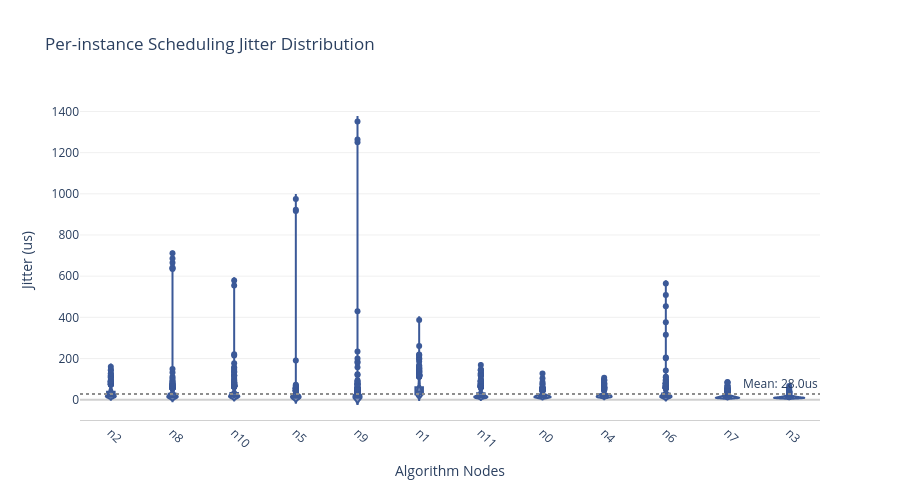

Write notebook code for a chart like this one.
### Markdown cell above
## 4. 调度抖动小提琴图 (Interactive Jitter)
说明：展示 extra_overhead 的分布，点位展示了异常值的分布

### Code cell
def draw_px_jitter_violin(df_jobs):
    # 限制分析，只看算法相关的调度抖动
    fig = px.violin(
        df_jobs,
        x="algo",
        y="instance_jitter",
        color="algo",
        box=True,
        points="outliers", # 仅显示离群点，防止点太多卡顿
        color_discrete_sequence=[SCI_PALETTE["Active"]],
        title="Per-instance Scheduling Jitter Distribution",
        labels={"instance_jitter": "Instance Overhead (us)", "algo": "Algorithm"}
    )

    fig.update_layout(
        plot_bgcolor='white',
        yaxis=dict(
            gridcolor='#F0F0F0',
            title="Jitter (us)",
            zerolinecolor='#D0D0D0'
        ),
        xaxis=dict(
            title="Algorithm Nodes",
            linecolor='#D0D0D0',
            tickangle=45         # 如果标签太密，旋转45度
        ),
        showlegend=False,
        height=500
    )

    mean_val = df_jobs["instance_jitter"].mean()
    fig.add_hline(y=mean_val,
                  line_dash="dot",
                  line_color=SCI_PALETTE["Idle"],
                  annotation_text=f"Mean: {mean_val:.1f}us")

    fig.show()

draw_px_jitter_violin(full_job_df)

### Figure 1 — Plotly figure (JSON) as saved in the notebook; plotly's stock layout.template omitted (floating-point values rounded to 4 significant figures; data arrays with more than 128 entries replaced by an {"elided": "..."} marker saying what was removed)
{"data": [{"alignmentgroup": "True", "box": {"visible": true}, "hovertemplate": "Algorithm=%{x}<br>Instance Overhead (us)=%{y}<extra></extra>", "legendgroup": "n2", "marker": {"color": "#3B5998"}, "name": "n2", "offsetgroup": "n2", "orientation": "v", "points": "outliers", "scalegroup": "True", "showlegend": true, "x": {"elided": "364 str values"}, "x0": " ", "xaxis": "x", "y": {"elided": "364 int values"}, "y0": " ", "yaxis": "y", "type": "violin"}, {"alignmentgroup": "True", "box": {"visible": true}, "hovertemplate": "Algorithm=%{x}<br>Instance Overhead (us)=%{y}<extra></extra>", "legendgroup": "n8", "marker": {"color": "#3B5998"}, "name": "n8", "offsetgroup": "n8", "orientation": "v", "points": "outliers", "scalegroup": "True", "showlegend": true, "x": {"elided": "727 str values"}, "x0": " ", "xaxis": "x", "y": {"elided": "727 int values"}, "y0": " ", "yaxis": "y", "type": "violin"}, {"alignmentgroup": "True", "box": {"visible": true}, "hovertemplate": "Algorithm=%{x}<br>Instance Overhead (us)=%{y}<extra></extra>", "legendgroup": "n10", "marker": {"color": "#3B5998"}, "name": "n10", "offsetgroup": "n10", "orientation": "v", "points": "outliers", "scalegroup": "True", "showlegend": true, "x": {"elided": "727 str values"}, "x0": " ", "xaxis": "x", "y": {"elided": "727 int values"}, "y0": " ", "yaxis": "y", "type": "violin"}, {"alignmentgroup": "True", "box": {"visible": true}, "hovertemplate": "Algorithm=%{x}<br>Instance Overhead (us)=%{y}<extra></extra>", "legendgroup": "n5", "marker": {"color": "#3B5998"}, "name": "n5", "offsetgroup": "n5", "orientation": "v", "points": "outliers", "scalegroup": "True", "showlegend": true, "x": {"elided": "363 str values"}, "x0": " ", "xaxis": "x", "y": {"elided": "363 int values"}, "y0": " ", "yaxis": "y", "type": "violin"}, {"alignmentgroup": "True", "box": {"visible": true}, "hovertemplate": "Algorithm=%{x}<br>Instance Overhead (us)=%{y}<extra></extra>", "legendgroup": "n9", "marker": {"color": "#3B5998"}, "name": "n9", "offsetgroup": "n9", "orientation": "v", "points": "outliers", "scalegroup": "True", "showlegend": true, "x": {"elided": "726 str values"}, "x0": " ", "xaxis": "x", "y": {"elided": "726 int values"}, "y0": " ", "yaxis": "y", "type": "violin"}, {"alignmentgroup": "True", "box": {"visible": true}, "hovertemplate": "Algorithm=%{x}<br>Instance Overhead (us)=%{y}<extra></extra>", "legendgroup": "n1", "marker": {"color": "#3B5998"}, "name": "n1", "offsetgroup": "n1", "orientation": "v", "points": "outliers", "scalegroup": "True", "showlegend": true, "x": {"elided": "727 str values"}, "x0": " ", "xaxis": "x", "y": {"elided": "727 int values"}, "y0": " ", "yaxis": "y", "type": "violin"}, {"alignmentgroup": "True", "box": {"visible": true}, "hovertemplate": "Algorithm=%{x}<br>Instance Overhead (us)=%{y}<extra></extra>", "legendgroup": "n11", "marker": {"color": "#3B5998"}, "name": "n11", "offsetgroup": "n11", "orientation": "v", "points": "outliers", "scalegroup": "True", "showlegend": true, "x": {"elided": "726 str values"}, "x0": " ", "xaxis": "x", "y": {"elided": "726 int values"}, "y0": " ", "yaxis": "y", "type": "violin"}, {"alignmentgroup": "True", "box": {"visible": true}, "hovertemplate": "Algorithm=%{x}<br>Instance Overhead (us)=%{y}<extra></extra>", "legendgroup": "n0", "marker": {"color": "#3B5998"}, "name": "n0", "offsetgroup": "n0", "orientation": "v", "points": "outliers", "scalegroup": "True", "showlegend": true, "x": {"elided": "364 str values"}, "x0": " ", "xaxis": "x", "y": {"elided": "364 int values"}, "y0": " ", "yaxis": "y", "type": "violin"}, {"alignmentgroup": "True", "box": {"visible": true}, "hovertemplate": "Algorithm=%{x}<br>Instance Overhead (us)=%{y}<extra></extra>", "legendgroup": "n4", "marker": {"color": "#3B5998"}, "name": "n4", "offsetgroup": "n4", "orientation": "v", "points": "outliers", "scalegroup": "True", "showlegend": true, "x": {"elided": "364 str values"}, "x0": " ", "xaxis": "x", "y": {"elided": "364 int values"}, "y0": " ", "yaxis": "y", "type": "violin"}, {"alignmentgroup": "True", "box": {"visible": true}, "hovertemplate": "Algorithm=%{x}<br>Instance Overhead (us)=%{y}<extra></extra>", "legendgroup": "n6", "marker": {"color": "#3B5998"}, "name": "n6", "offsetgroup": "n6", "orientation": "v", "points": "outliers", "scalegroup": "True", "showlegend": true, "x": {"elided": "727 str values"}, "x0": " ", "xaxis": "x", "y": {"elided": "727 int values"}, "y0": " ", "yaxis": "y", "type": "violin"}, {"alignmentgroup": "True", "box": {"visible": true}, "hovertemplate": "Algorithm=%{x}<br>Instance Overhead (us)=%{y}<extra></extra>", "legendgroup": "n7", "marker": {"color": "#3B5998"}, "name": "n7", "offsetgroup": "n7", "orientation": "v", "points": "outliers", "scalegroup": "True", "showlegend": true, "x": {"elided": "364 str values"}, "x0": " ", "xaxis": "x", "y": {"elided": "364 int values"}, "y0": " ", "yaxis": "y", "type": "violin"}, {"alignmentgroup": "True", "box": {"visible": true}, "hovertemplate": "Algorithm=%{x}<br>Instance Overhead (us)=%{y}<extra></extra>", "legendgroup": "n3", "marker": {"color": "#3B5998"}, "name": "n3", "offsetgroup": "n3", "orientation": "v", "points": "outliers", "scalegroup": "True", "showlegend": true, "x": {"elided": "363 str values"}, "x0": " ", "xaxis": "x", "y": {"elided": "363 int values"}, "y0": " ", "yaxis": "y", "type": "violin"}], "layout": {"xaxis": {"anchor": "y", "domain": [0.0, 1.0], "title": {"text": "Algorithm Nodes"}, "categoryorder": "array", "categoryarray": ["n2", "n8", "n10", "n5", "n9", "n1", "n11", "n0", "n4", "n6", "n7", "n3"], "linecolor": "#D0D0D0", "tickangle": 45}, "yaxis": {"anchor": "x", "domain": [0.0, 1.0], "title": {"text": "Jitter (us)"}, "gridcolor": "#F0F0F0", "zerolinecolor": "#D0D0D0"}, "legend": {"title": {"text": "Algorithm"}, "tracegroupgap": 0}, "title": {"text": "Per-instance Scheduling Jitter Distribution"}, "violinmode": "overlay", "plot_bgcolor": "white", "showlegend": false, "height": 500, "shapes": [{"line": {"color": "#8E8E8E", "dash": "dot"}, "type": "line", "x0": 0, "x1": 1, "xref": "x domain", "y0": 27.97, "y1": 27.97, "yref": "y"}], "annotations": [{"showarrow": false, "text": "Mean: 28.0us", "x": 1, "xanchor": "right", "xref": "x domain", "y": 27.97, "yanchor": "bottom", "yref": "y"}]}}
